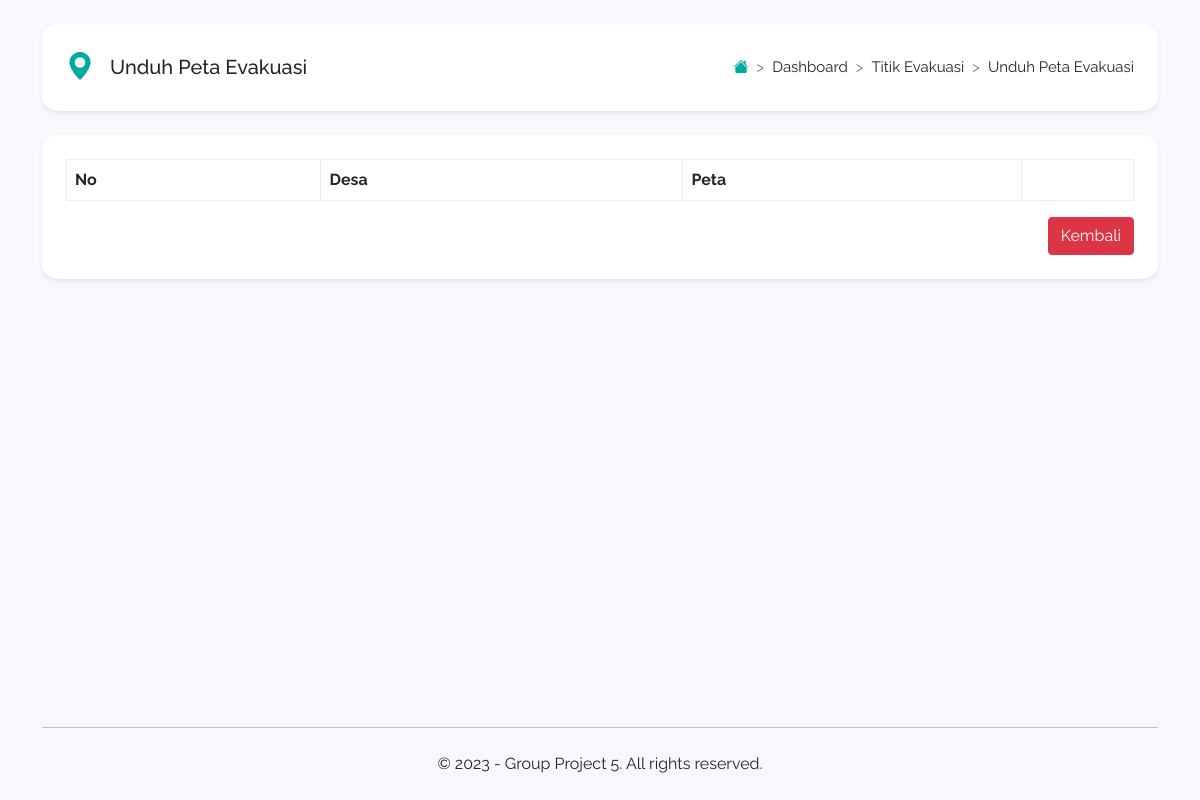
The app's page /peta.php, older data.
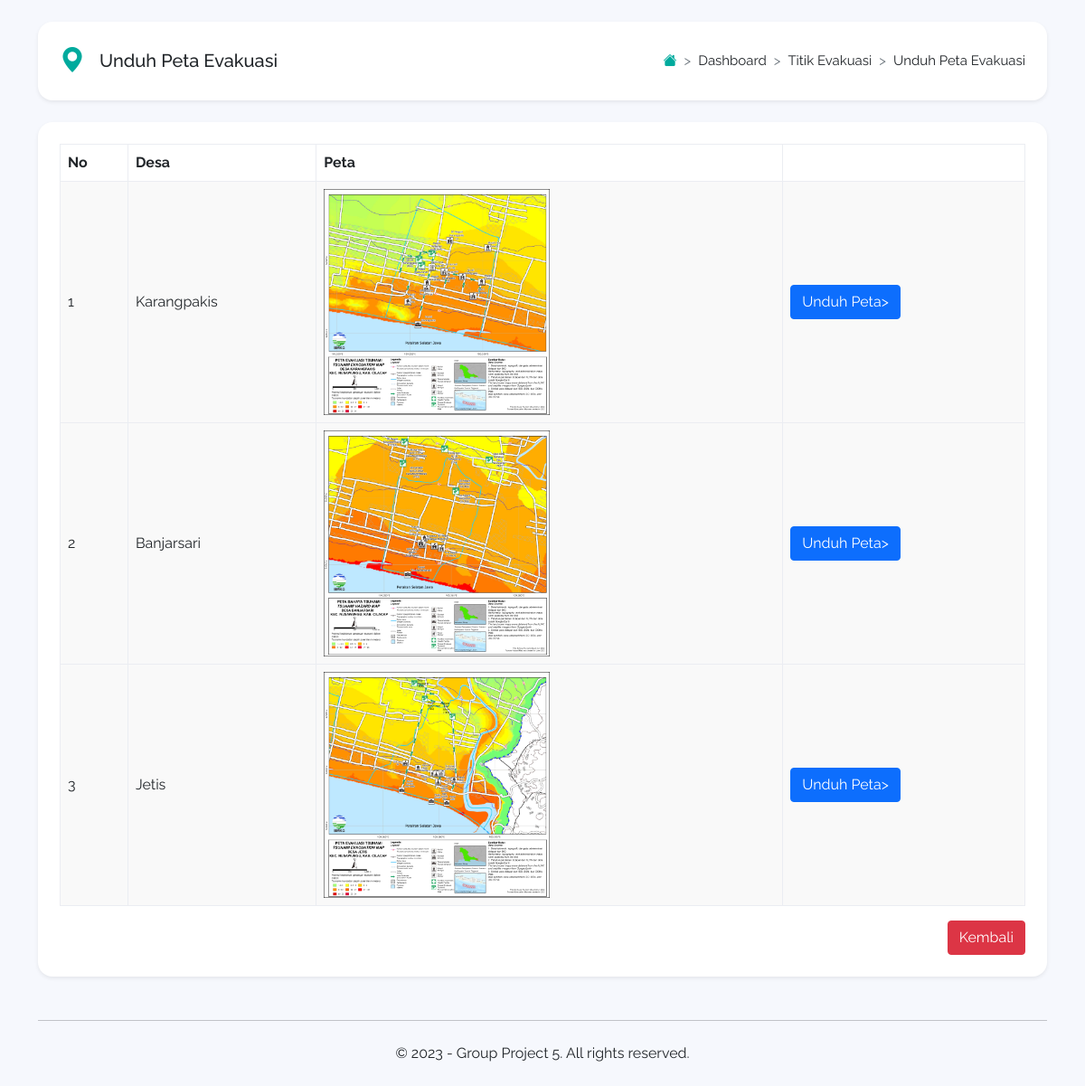
The same page, newer data.
### tables this page shows
CREATE TABLE `peta` (
  `id_file` int(11) NOT NULL,
  `desa` varchar(100) NOT NULL,
  `gambar` mediumblob NOT NULL
);

### peta.php (the view, shortened to what this page needs)
<?php
require 'functions.php';
?>
<!doctype html>
<html lang="en" class="h-100">
<head>
  <link href="https://cdn.jsdelivr.net/npm/bootstrap@5.0.1/dist/css/bootstrap.min.css" rel="stylesheet">
  <link rel="stylesheet" href="https://cdn.jsdelivr.net/npm/bootstrap-icons@1.5.0/font/bootstrap-icons.css">
  <link rel="stylesheet" type="text/css" href="https://cdn.datatables.net/v/bs5/dt-1.10.25/datatables.min.css" />
  <link rel="stylesheet" href="../assets/css/style.css">
</head>
<body class="d-flex flex-column h-100">
  <main class="flex-shrink-0">
    <div class="container pt-4">
      <div class="d-flex flex-column flex-md-row px-4 py-3 mb-4 bg-white rounded-2 shadow-sm">
        <div class="d-flex align-items-center me-md-auto">
          <i class="bi-geo-alt-fill text-success me-3 fs-3"></i>
          <h1 class="h5 pt-2">Unduh Peta Evakuasi</h1>
        </div>
        <div class="ms-5 ms-md-0 pt-md-3 pb-md-0">
          <nav style="--bs-breadcrumb-divider: '>';" aria-label="breadcrumb">
            <ol class="breadcrumb">
              <li class="breadcrumb-item"><a href="index.php"><i class="bi-house-fill text-success"></i></a></li>
              <li class="breadcrumb-item" aria-current="page">Dashboard</li>
              <li class="breadcrumb-item" aria-current="page">Titik Evakuasi</li>
              <li class="breadcrumb-item" aria-current="page">Unduh Peta Evakuasi</li>
            </ol>
          </nav>
        </div>
      </div>
      <div class="card border-0 shadow-sm">
        <div class="card-body p-4">
          <div class="table-responsive">
            <table id="tabel-antrian" class="table table-bordered table-striped table-hover" width="100%">
              <thead>
                <tr>
                  <th>No</th>
                  <th>Desa</th>
                  <th>Peta</th>
                  <th></th>
                </tr>
              </thead>
              <?php
                      $sql="SELECT * FROM peta";
                      $hasil=mysqli_query($conn,$sql);
                      $no=0;
                      while ($data = mysqli_fetch_array($hasil)) {
                          $no++;
                          ?>
                          <tbody>
                          <tr>
                              <td><?php echo $no;?></td>
                              <td><?php echo $data["desa"]; ?></td>
                              <td><img src="img/<?= $data["gambar"]; ?>" width="250"></td>
                              <td><a href="download.php?file=<?php echo $data["gambar"]; ?>" target="_blank" class="btn btn-primary" role="button">Unduh Peta></a></td>
                          </tr>
                          </tbody>
                          <?php
                      }
                      ?>
            </table>
          </div>
          <div align="right">
              <a href="lokasi.php" class="btn btn-danger">Kembali</a>
          </div>
        </div>
      </div>
    </div>
  </main>
  <footer class="footer mt-auto py-4">
    <div class="container">
      <hr class="my-4">
      <div class="copyright text-center mb-2 mb-md-0">
        &copy; 2023 - Group Project 5. All rights reserved.
      </div>
    </div>
  </footer>
</body>
</html>

### assets/css/style.css (style rules this page uses)
body { font-family: Raleway, sans-serif; background-color: #f6f8fd; }
.text-success { color: #00aa9d !important; }
.card { border-radius: 1rem; }
.rounded-2 { border-radius: 1rem !important; }
.breadcrumb { font-size: 15px; }
.table { --bs-table-striped-bg: #f9f9f9; vertical-align: middle; }
.table>:not(:last-child)>:last-child>* { border-bottom-color: #dee2e6; }
tbody, td, tfoot, th, thead, tr { border-color: #ebedf2 !important; }

Row changes from the older to the newer data that the page shows:
added peta: desa "Karangpakis", gambar (picture)
added peta: desa "Banjarsari", gambar (picture)
added peta: desa "Jetis", gambar (picture)
